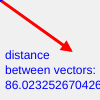
Frame 1 (no input)
Frame 60 (no input): identical to frame 1, image omitted
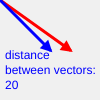
Frame 120 (the mouse pressed at the canvas centre since frame 60)

The p5.js sketch that drew these frames (run headless with seeded random() and noise() and a simulated clock; from frame 60 on, the mouse is pressed at the canvas centre):

// p5.js sketch
// ── sketch.js
function setup() {
  createCanvas(100, 100);
}

function draw() {
  background(240);
  let v0 = createVector(0,0);

  let v1 = createVector(70, 50);
  drawArrow(v0,v1,'red');

  let v2 = createVector(mouseX, mouseY);
  drawArrow(v0,v2,'blue');

  noStroke();
  text('distance between vectors: '+v2.dist(v1),5,50,95,50);

}

// draws arrow between two vectors
function drawArrow(vec0, vec1, myColor) {
  stroke(myColor);
  strokeWeight(3);
  fill(myColor);
  push();
  translate(vec0.x, vec0.y);
  line(0, 0, vec1.x, vec1.y);
  rotate(vec1.heading());
  let arrowSize = 7;
  translate(vec1.mag() - arrowSize,0);
  triangle(0, arrowSize / 2, 0, -arrowSize / 2, arrowSize, 0);
  pop();
}
